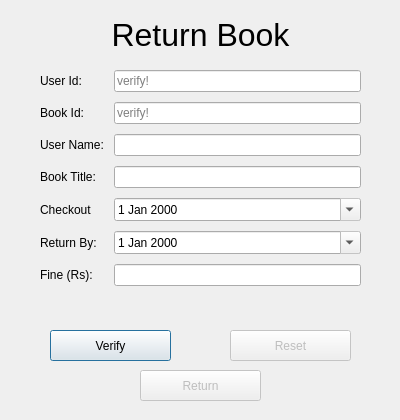
<?xml version="1.0" encoding="UTF-8"?>
<ui version="4.0">
 <class>ReturnBook</class>
 <widget class="QDialog" name="ReturnBook">
  <property name="windowModality">
   <enum>Qt::ApplicationModal</enum>
  </property>
  <property name="geometry">
   <rect>
    <x>0</x>
    <y>0</y>
    <width>400</width>
    <height>420</height>
   </rect>
  </property>
  <property name="windowTitle">
   <string>Library Application</string>
  </property>
  <widget class="QPushButton" name="verifyBtn">
   <property name="geometry">
    <rect>
     <x>50</x>
     <y>330</y>
     <width>121</width>
     <height>31</height>
    </rect>
   </property>
   <property name="text">
    <string>Verify</string>
   </property>
  </widget>
  <widget class="QLabel" name="title">
   <property name="geometry">
    <rect>
     <x>60</x>
     <y>10</y>
     <width>281</width>
     <height>51</height>
    </rect>
   </property>
   <property name="text">
    <string>&lt;html&gt;&lt;head/&gt;&lt;body&gt;&lt;p align=&quot;center&quot;&gt;&lt;span style=&quot; font-size:24pt;&quot;&gt;Return Book&lt;/span&gt;&lt;/p&gt;&lt;/body&gt;&lt;/html&gt;</string>
   </property>
  </widget>
  <widget class="QWidget" name="formLayoutWidget_2">
   <property name="geometry">
    <rect>
     <x>30</x>
     <y>60</y>
     <width>341</width>
     <height>257</height>
    </rect>
   </property>
   <layout class="QFormLayout" name="returnForm">
    <property name="horizontalSpacing">
     <number>10</number>
    </property>
    <property name="verticalSpacing">
     <number>10</number>
    </property>
    <property name="leftMargin">
     <number>10</number>
    </property>
    <property name="topMargin">
     <number>10</number>
    </property>
    <property name="rightMargin">
     <number>10</number>
    </property>
    <property name="bottomMargin">
     <number>10</number>
    </property>
    <item row="0" column="0">
     <widget class="QLabel" name="userIdLB">
      <property name="text">
       <string>User Id:</string>
      </property>
     </widget>
    </item>
    <item row="0" column="1">
     <widget class="QLineEdit" name="userIdLineEdit">
      <property name="placeholderText">
       <string notr="true">verify!</string>
      </property>
     </widget>
    </item>
    <item row="1" column="0">
     <widget class="QLabel" name="bookIdLB">
      <property name="text">
       <string>Book Id:</string>
      </property>
     </widget>
    </item>
    <item row="1" column="1">
     <widget class="QLineEdit" name="bookIdLineEdit">
      <property name="text">
       <string/>
      </property>
      <property name="placeholderText">
       <string>verify!</string>
      </property>
     </widget>
    </item>
    <item row="3" column="0">
     <widget class="QLabel" name="bookTitleLB">
      <property name="text">
       <string>Book Title:</string>
      </property>
     </widget>
    </item>
    <item row="3" column="1">
     <widget class="QLineEdit" name="bookTitleLineEdit">
      <property name="enabled">
       <bool>true</bool>
      </property>
      <property name="cursor">
       <cursorShape>ArrowCursor</cursorShape>
      </property>
      <property name="readOnly">
       <bool>true</bool>
      </property>
     </widget>
    </item>
    <item row="4" column="0">
     <widget class="QLabel" name="checkoutLB">
      <property name="text">
       <string>Checkout</string>
      </property>
     </widget>
    </item>
    <item row="4" column="1">
     <widget class="QDateEdit" name="checkoutDate">
      <property name="enabled">
       <bool>true</bool>
      </property>
      <property name="wrapping">
       <bool>true</bool>
      </property>
      <property name="frame">
       <bool>true</bool>
      </property>
      <property name="readOnly">
       <bool>true</bool>
      </property>
      <property name="buttonSymbols">
       <enum>QAbstractSpinBox::NoButtons</enum>
      </property>
      <property name="keyboardTracking">
       <bool>true</bool>
      </property>
      <property name="calendarPopup">
       <bool>true</bool>
      </property>
     </widget>
    </item>
    <item row="5" column="0">
     <widget class="QLabel" name="returnByLB">
      <property name="text">
       <string>Return By:</string>
      </property>
     </widget>
    </item>
    <item row="5" column="1">
     <widget class="QDateEdit" name="returnByDate">
      <property name="enabled">
       <bool>true</bool>
      </property>
      <property name="readOnly">
       <bool>true</bool>
      </property>
      <property name="calendarPopup">
       <bool>true</bool>
      </property>
     </widget>
    </item>
    <item row="6" column="0">
     <widget class="QLabel" name="fineLB">
      <property name="text">
       <string>Fine (Rs):</string>
      </property>
     </widget>
    </item>
    <item row="6" column="1">
     <widget class="QLineEdit" name="fineLineEdit">
      <property name="enabled">
       <bool>true</bool>
      </property>
      <property name="cursor">
       <cursorShape>ArrowCursor</cursorShape>
      </property>
      <property name="readOnly">
       <bool>true</bool>
      </property>
      <property name="placeholderText">
       <string/>
      </property>
     </widget>
    </item>
    <item row="2" column="0">
     <widget class="QLabel" name="usernameLabel">
      <property name="text">
       <string>User Name:</string>
      </property>
     </widget>
    </item>
    <item row="2" column="1">
     <widget class="QLineEdit" name="userNameLineEdit">
      <property name="cursor">
       <cursorShape>ArrowCursor</cursorShape>
      </property>
      <property name="readOnly">
       <bool>true</bool>
      </property>
     </widget>
    </item>
   </layout>
  </widget>
  <widget class="QPushButton" name="returnBtn">
   <property name="enabled">
    <bool>false</bool>
   </property>
   <property name="geometry">
    <rect>
     <x>140</x>
     <y>370</y>
     <width>121</width>
     <height>31</height>
    </rect>
   </property>
   <property name="text">
    <string>Return</string>
   </property>
  </widget>
  <widget class="QPushButton" name="resetBtn">
   <property name="enabled">
    <bool>false</bool>
   </property>
   <property name="geometry">
    <rect>
     <x>230</x>
     <y>330</y>
     <width>121</width>
     <height>31</height>
    </rect>
   </property>
   <property name="text">
    <string>Reset</string>
   </property>
  </widget>
 </widget>
 <resources/>
 <connections/>
</ui>
